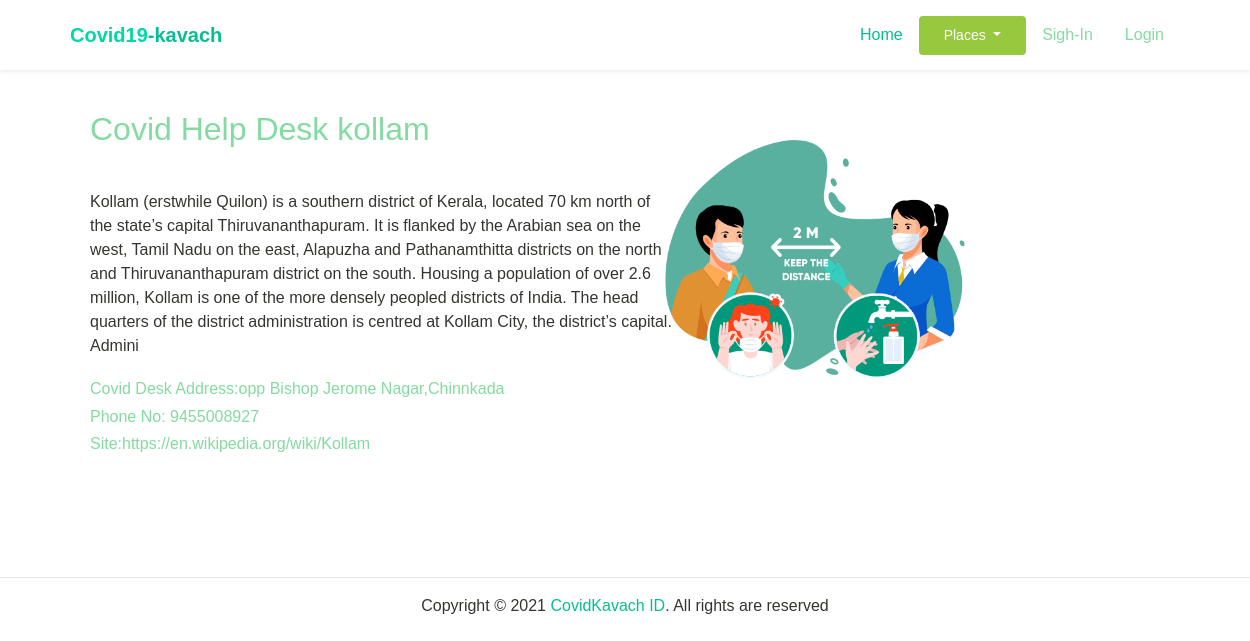
Page /kollam on the committed database.
### covidapp/models.py (models this page shows, shortened)
class Place(models.Model):
    name=models.CharField(max_length=50)
    desc=models.CharField(max_length=500)
    phone=models.IntegerField()
    address=models.CharField(max_length=250)
    site=models.URLField()
    slug=models.SlugField(max_length=100,unique=True)
    def get_url(self):
        return reverse('covidapp:getplace',args=[self.slug])

### covidapp/views.py (the view)
# urls.py: path('<slug:c_slug>',views.getplace,name='getplace'),
def getplace(request,c_slug=None):
    place=get_object_or_404(Place,slug=c_slug)
    return render(request, 'place.html',{'places':place})

### covidapp/context_processors.py (called while the page is built)
def menu_link(request):
    links=Place.objects.all()
    return dict(links=links)

### templates/place.html (shortened to what this page needs)
{% load static %}
<!DOCTYPE html>
<html lang="en" xmlns="http://www.w3.org/1999/html">
<head>
    <link rel="stylesheet" href="{% static 'css/bootstrap.css' %}">
    <link rel="stylesheet" href="{% static 'css/maicons.css' %}">
     <link rel="stylesheet" href="{% static 'css/theme.css' %}">
    <link rel="stylesheet" href="{% static 'css/mystyle.css' %}">
     <link rel="stylesheet" href="{% static 'vendor/owl-carousel/css/owl.carousel.css' %}">
     <link rel="stylesheet" href="{% static 'vendor/animate/animate.css' %}">
</head>
<body>
    <nav class="navbar navbar-expand-lg  shadow-sm">
      <div class="container">
        <a class="navbar-brand" href="#"><span class="text-primary">Covid19</span>-kavach</a>
        <div class="collapse navbar-collapse" id="navbarSupport">
          <ul class="navbar-nav ml-auto">
            <li class="nav-item active">
              <a class="nav-link" href="{% url 'covidapp:main' %}">Home</a>
            </li>
           <div class="dropdown">
              <button class="btn btn-success dropdown-toggle" type="button" id="dropdownMenuButton1" data-bs-toggle="dropdown" aria-expanded="false">
                 Places
              </button>
</div>
            {% if user.is_authenticated %}
              <li><h5 style="color:#84DBA1">Hi {{user.username}}</h5></li>
             <li class="nav-item">
              <a class="nav-link" href="registration/logout" style="color:#84DBA1">Logout</a>
            </li>
            {% else %}
            <li class="nav-item">
              <a class="nav-link" href="registration/register" style="color:#84DBA1">Sigh-In</a>
            </li>
             <li class="nav-item">
              <a class="nav-link" href="registration/login" style="color:#84DBA1">Login</a>
            </li>
            {% endif %}
          </ul>
        </div>
      </div>
    </nav>
<div style="padding-left:50px">
 <h2>Covid Help Desk {{places.name}}  </h2><br>
<div  class="row">
    <div class="col-md-6 box">
       {{places.desc}}
    </div>
    <div class="col-md-6">
         <img src="{% static 'img/banner.png' %}" style="width:300px">
    </div>
  <div class="col-md-6 box1">
    <h6> Covid Desk Address:{{places.address}}<br></h6>
    <h6>Phone No: {{places.phone}}<br></h6>
    <h6>Site:{{places.site}}</h6>
   </div>
</div>
</div>
 <footer class="style=margin-top:100px" style="padding-top:100px">
     <hr>
      <p style="text-align:center" id="copyright">Copyright &copy; 2021 <a href="#" target="_blank">CovidKavach ID</a>. All rights are reserved
 </footer>
</body>
</html>

### static/css/theme.css (style rules this page uses)
:root { --primary: #00D9A5; --accent: #FF3D85; --secondary: #4E5AFE; --warning: #EED818; --info: #05B4E1; --danger: #FF4943; --success: #96C93D; --dark: #343531; --light: #F5F9F6; --cs: #596261; --grey: #6E807A; }
body { font-family: "Source Sans Pro", sans-serif; line-height: 1.5; color: #343531; }
a { color: #07be94; text-decoration: none; background-color: transparent; }
.text-primary { color: #00D9A5 !important; }
.btn-success { color: #fff; background-color: #96C93D; border-color: transparent; }
.btn { padding: 8px 24px; }
.navbar { min-height: 70px; }
.navbar-brand { font-weight: 600; padding-top: 10px; padding-bottom: 10px; }
.navbar-nav { margin-top: 10px; border-top: 1px solid #E8EEE4; flex-shrink: 0; }
.navbar-nav .nav-link { transition: all .2s ease; }
.navbar-nav .btn { font-size: 14px; }
@media (min-width: 992px) { .navbar-expand-lg .navbar-nav { margin-top: 0; border-top: none; } }
@media (min-width: 992px) { .navbar-expand-lg .navbar-nav .nav-link { padding-right: 16px; padding-left: 16px; } }
@media (min-width: 992px) { .navbar-expand-lg .navbar-nav { align-items: center; } }

### static/css/mystyle.css (style rules this page uses)
h2 { position:relative; left:40px; top:40px; color:#84DBA1 ; }
.box { position:relative; top:50px; width:600px; left:40px; }
.box1 { position:relative; width:800px; left:40px; color:#84DBA1 }

### rows in the picture
Place: name "kollam", desc "Kollam (erstwhile Quilon) is a southern district of Kerala, located 70 km north of the state’s capital Thiruvananthapuram. It is flanked by the Arabian sea on the west, Tamil Nadu on the east, Alapuzha and Pathanamthitta districts on the north and Thiruvananthapuram district on the south. Housing a population of over 2.6 million, Kollam is one of the more densely peopled districts of India. The head quarters of the district administration is centred at Kollam City, the district’s capital. Admini", address "opp Bishop Jerome Nagar,Chinnkada", phone "9455008927", site "https://en.wikipedia.org/wiki/Kollam"
